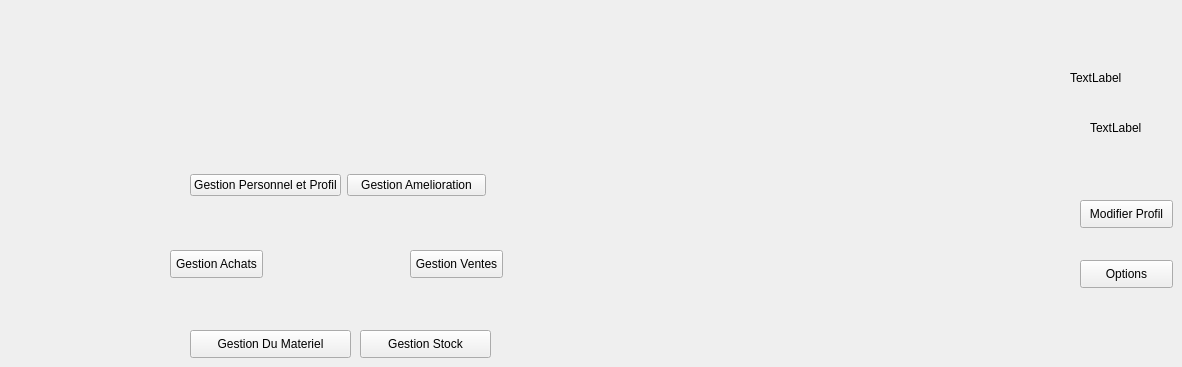
    <widget class="QWidget" name="page_2">
     <widget class="QLabel" name="imageProfil">
      <property name="geometry">
       <rect>
        <x>1070</x>
        <y>70</y>
        <width>56</width>
        <height>16</height>
       </rect>
      </property>
      <property name="text">
       <string>TextLabel</string>
      </property>
     </widget>
     <widget class="QLabel" name="nomProfil">
      <property name="geometry">
       <rect>
        <x>1090</x>
        <y>120</y>
        <width>56</width>
        <height>16</height>
       </rect>
      </property>
      <property name="text">
       <string>TextLabel</string>
      </property>
     </widget>
     <widget class="QPushButton" name="pushButton">
      <property name="geometry">
       <rect>
        <x>1080</x>
        <y>200</y>
        <width>93</width>
        <height>28</height>
       </rect>
      </property>
      <property name="text">
       <string>Modifier Profil</string>
      </property>
     </widget>
     <widget class="QPushButton" name="pushButton_2">
      <property name="geometry">
       <rect>
        <x>1080</x>
        <y>260</y>
        <width>93</width>
        <height>28</height>
       </rect>
      </property>
      <property name="text">
       <string>Options</string>
      </property>
     </widget>
     <widget class="QPushButton" name="pushButton_5">
      <property name="geometry">
       <rect>
        <x>170</x>
        <y>250</y>
        <width>93</width>
        <height>28</height>
       </rect>
      </property>
      <property name="text">
       <string>Gestion Achats</string>
      </property>
     </widget>
     <widget class="QPushButton" name="pushButton_6">
      <property name="geometry">
       <rect>
        <x>410</x>
        <y>250</y>
        <width>93</width>
        <height>28</height>
       </rect>
      </property>
      <property name="text">
       <string>Gestion Ventes</string>
      </property>
     </widget>
     <widget class="QPushButton" name="pushButton_gestion_materiel">
      <property name="geometry">
       <rect>
        <x>190</x>
        <y>330</y>
        <width>161</width>
        <height>28</height>
       </rect>
      </property>
      <property name="text">
       <string>Gestion Du Materiel</string>
      </property>
     </widget>
     <widget class="QPushButton" name="pushButton_8">
      <property name="geometry">
       <rect>
        <x>360</x>
        <y>330</y>
        <width>131</width>
        <height>28</height>
       </rect>
      </property>
      <property name="text">
       <string>Gestion Stock</string>
      </property>
     </widget>
     <widget class="QWidget" name="layoutWidget">
      <property name="geometry">
       <rect>
        <x>190</x>
        <y>170</y>
        <width>296</width>
        <height>30</height>
       </rect>
      </property>
      <layout class="QHBoxLayout" name="horizontalLayout_26">
       <item>
        <widget class="QPushButton" name="gestionPersonnelProfil">
         <property name="text">
          <string>Gestion Personnel et Profil</string>
         </property>
        </widget>
       </item>
       <item>
        <widget class="QPushButton" name="gestionAmeliorations">
         <property name="text">
          <string>Gestion Amelioration</string>
         </property>
        </widget>
       </item>
      </layout>
     </widget>
    </widget>
